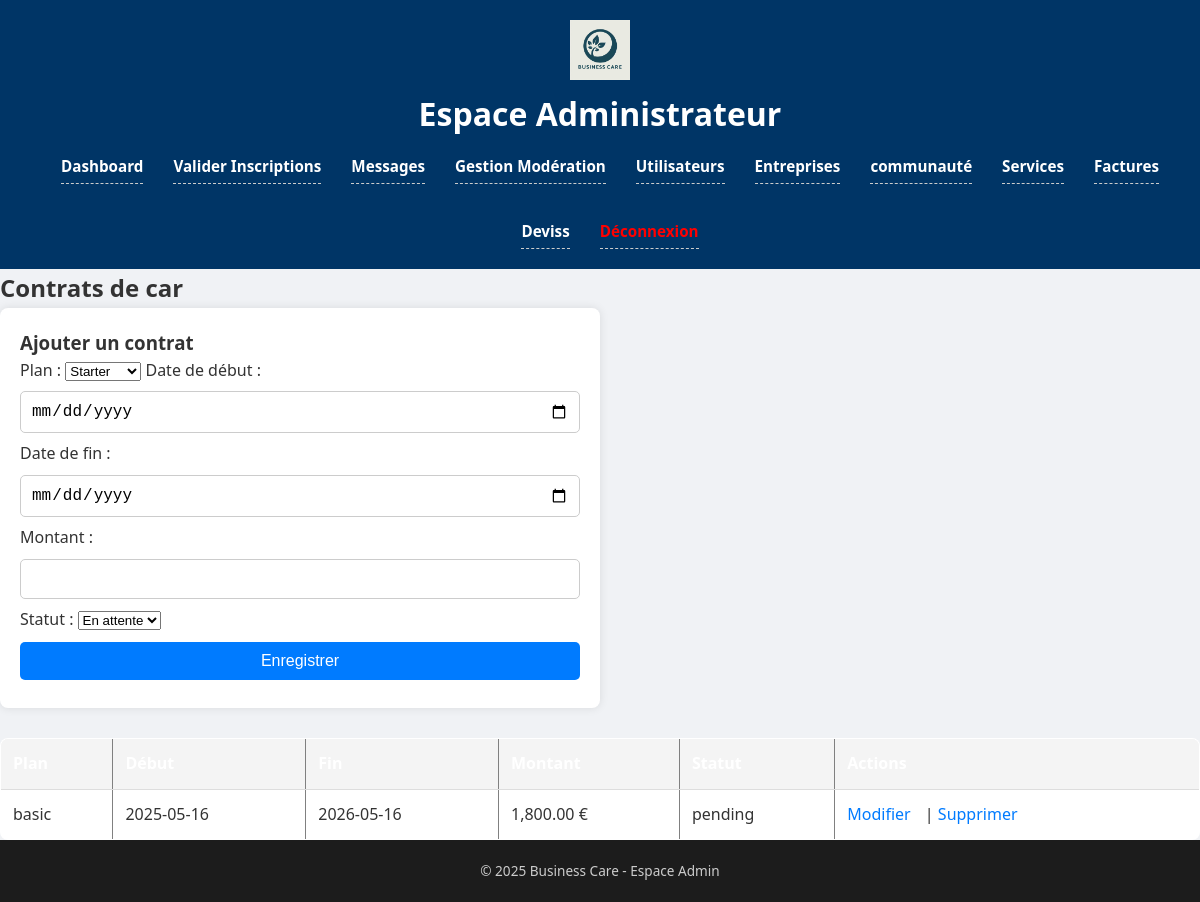
Screenshot of /admin/companies_contracts.php?company_id=34 (signed in) with the database file from the repository.
### tables this page shows
CREATE TABLE `companies` (
  `id` int(11) NOT NULL,
  `name` varchar(150) NOT NULL,
  `siret` varchar(20) DEFAULT NULL,
  `industry` varchar(100) DEFAULT NULL,
  `email` varchar(100) NOT NULL,
  `phone` varchar(20) DEFAULT NULL,
  `website` varchar(100) DEFAULT NULL,
  `address_street` varchar(255) DEFAULT NULL,
  `address_city` varchar(100) DEFAULT NULL,
  `address_postal_code` varchar(10) DEFAULT NULL,
  `address_country` varchar(100) DEFAULT NULL,
  `representative_name` varchar(100) DEFAULT NULL,
  `created_at` timestamp NOT NULL DEFAULT CURRENT_TIMESTAMP,
  `employees` int(11) NOT NULL DEFAULT '1'
);

CREATE TABLE `contracts` (
  `id` int(11) NOT NULL,
  `company_id` int(11) DEFAULT NULL,
  `plan` enum('starter','basic','premium') DEFAULT NULL,
  `start_date` date DEFAULT NULL,
  `end_date` date DEFAULT NULL,
  `amount` decimal(10,2) DEFAULT NULL,
  `status` enum('pending','active','expired') DEFAULT 'pending'
);

### admin/companies_contracts.php (the view, shortened to what this page needs)
<?php
include 'includes/header.php';
$companyId = isset($_GET['company_id']) ? (int)$_GET['company_id'] : 0;
$stmt = $pdo->prepare("SELECT * FROM companies WHERE id = ?");
$stmt->execute([$companyId]);
$company = $stmt->fetch();
$editContract = null;
$stmt = $pdo->prepare("SELECT * FROM contracts WHERE company_id = ? ORDER BY start_date DESC");
$stmt->execute([$companyId]);
$contracts = $stmt->fetchAll();
?>
<h2>Contrats de <?= htmlspecialchars($company['name']) ?></h2>
<form method="POST" style="max-width:600px; background:#fff; padding:20px; border-radius:8px; box-shadow:0 0 10px rgba(0,0,0,0.1); margin-bottom:30px;">
    <h3><?= $editContract ? 'Modifier le contrat' : 'Ajouter un contrat' ?></h3>
    <label>Plan :</label>
    <select name="plan" required>
        <option value="starter" <?= (isset($editContract) && $editContract['plan'] === 'starter') ? 'selected' : '' ?>>Starter</option>
    </select>
    <label>Date de début :</label>
    <input type="date" name="start_date" value="<?= $editContract['start_date'] ?? '' ?>" required>
    <label>Date de fin :</label>
    <input type="date" name="end_date" value="<?= $editContract['end_date'] ?? '' ?>">
    <label>Montant :</label>
    <input type="number" step="0.01" name="amount" value="<?= $editContract['amount'] ?? '' ?>" required>
    <label>Statut :</label>
    <select name="status">
        <option value="pending" <?= (isset($editContract) && $editContract['status'] === 'pending') ? 'selected' : '' ?>>En attente</option>
    </select>
    <button type="submit" style="margin-top:10px;">Enregistrer</button>
</form>
<table border="1" cellpadding="10" cellspacing="0" style="width:100%; background:#fff; border-radius:8px; overflow:hidden;">
    <thead>
        <tr style="background:#f4f4f4;">
            <th>Plan</th>
            <th>Début</th>
            <th>Fin</th>
            <th>Montant</th>
            <th>Statut</th>
            <th>Actions</th>
        </tr>
    </thead>
    <tbody>
        <?php foreach ($contracts as $contract): ?>
            <tr>
                <td><?= htmlspecialchars($contract['plan']) ?></td>
                <td><?= htmlspecialchars($contract['start_date']) ?></td>
                <td><?= htmlspecialchars($contract['end_date']) ?></td>
                <td><?= number_format($contract['amount'], 2) ?> €</td>
                <td><?= htmlspecialchars($contract['status']) ?></td>
                <td>
                    <a href="?company_id=<?= $companyId ?>&edit=<?= $contract['id'] ?>">Modifier</a> |
                    <a href="?company_id=<?= $companyId ?>&delete=<?= $contract['id'] ?>" onclick="return confirm('Supprimer ce contrat ?')">Supprimer</a>
                </td>
            </tr>
        <?php endforeach; ?>
    </tbody>
</table>
<?php include 'includes/footer.php'; ?>

### assets/css/admin_style.css (style rules this page uses)
* { margin: 0; padding: 0; box-sizing: border-box; }
html, body { height: 100%; font-family: 'Segoe UI', Tahoma, Geneva, Verdana, sans-serif; background-color: #f0f2f5; color: #333; line-height: 1.6; }
body { display: flex; flex-direction: column; }
table { width: 100%; border-collapse: collapse; margin-top: 20px; }
th, td { text-align: left; padding: 12px; border-bottom: 1px solid #ccc; }
th { background-color: #003566; color: white; }
td a { font-size: 1rem; margin-right: 10px; text-decoration: none; }
form input, form button { display: block; width: 100%; margin: 8px 0; padding: 10px; border-radius: 5px; border: 1px solid #ccc; font-size: 16px; }
form button { background-color: #007bff; color: white; cursor: pointer; border: none; }
table th, table td { padding: 12px; text-align: left; border-bottom: 1px solid #ddd; }
table th { background-color: #f4f4f4; }
a { color: #007bff; text-decoration: none; }

### rows the page displays
companies: name "car"
contracts: plan "basic", start_date "2025-05-16", end_date "2026-05-16", amount "1,800.00", status "pending"
